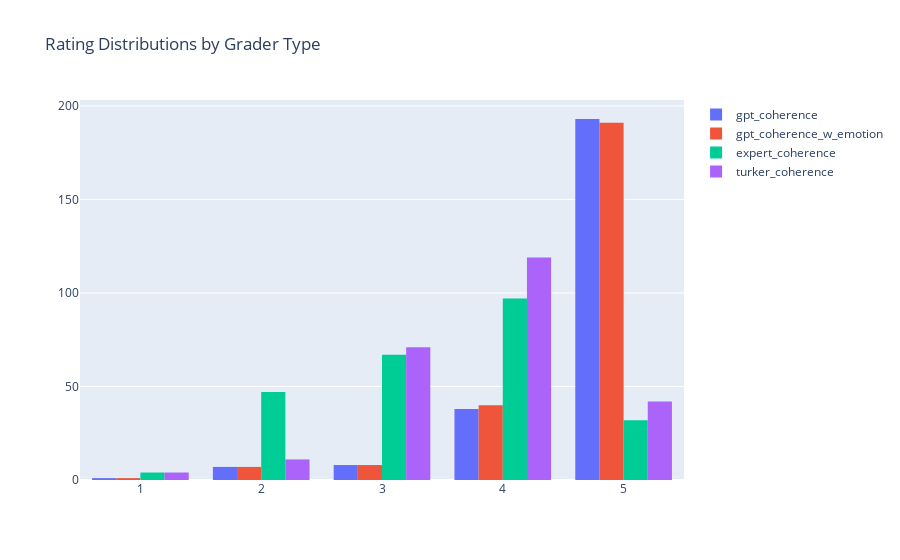

Notebook cell for this chart:
### Code cell
import plotly.graph_objects as go

fig = go.Figure()
fig.add_trace(go.Histogram(x=output_df['gpt_coherence'], name='gpt_coherence'))
fig.add_trace(go.Histogram(x=output_df['gpt_coherence_w_emotion'], name='gpt_coherence_w_emotion'))
fig.add_trace(go.Histogram(x=output_df['expert_coherence'], name='expert_coherence'))
fig.add_trace(go.Histogram(x=output_df['turker_coherence'], name='turker_coherence'))


# The two histograms are drawn on top of another
fig.update_layout(barmode='group', title_text='Rating Distributions by Grader Type')
fig.show()

### Figure 1 — Plotly figure (JSON) as saved in the notebook; plotly's stock layout.template omitted (floating-point values rounded to 4 significant figures; data arrays with more than 128 entries replaced by an {"elided": "..."} marker saying what was removed)
{"data": [{"name": "gpt_coherence", "type": "histogram", "x": {"elided": "247 int values"}}, {"name": "gpt_coherence_w_emotion", "type": "histogram", "x": {"elided": "247 int values"}}, {"name": "expert_coherence", "type": "histogram", "x": {"elided": "247 int values"}}, {"name": "turker_coherence", "type": "histogram", "x": {"elided": "247 int values"}}], "layout": {"barmode": "group", "title": {"text": "Rating Distributions by Grader Type"}}}
